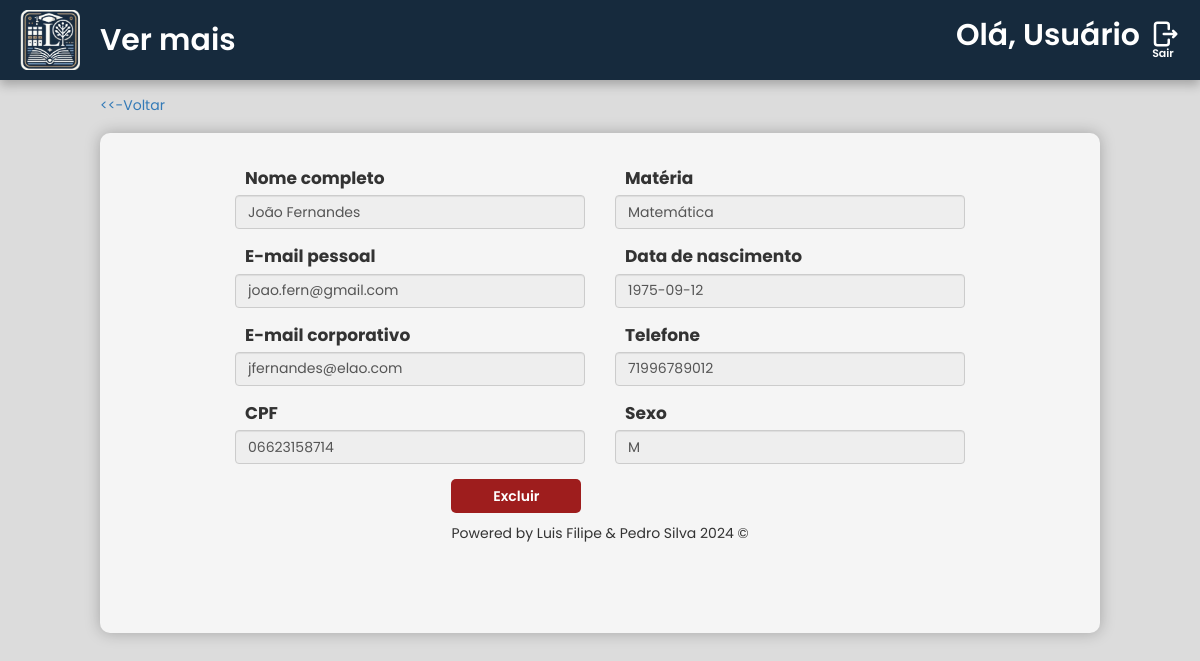
The page /src/diretoria/visualizar-professores/detalhes.php?id_professor=1 on the database its author committed.
### tables this page shows
create table
		professores (
			id_professor int auto_increment primary key,
			nome_professor varchar(200) not null,
			materia varchar(50) not null,
			email_pess_professor VARCHAR(255) UNIQUE NOT NULL,
			email_corp_professor VARCHAR(255) UNIQUE NOT NULL,
			telefone_professor VARCHAR(11) NOT NULL,
			cpf_professor varchar(11) not null unique,
			nascimento_professor date not null,
			sexo_professor VARCHAR(3) not null,
			senha_professor varchar(25) not null,
			data_cadastro DATETIME DEFAULT CURRENT_TIMESTAMP
		);

### src/diretoria/visualizar-professores/detalhes.php (the view, shortened to what this page needs)
<?php
require '../../scripts/conn.php';
$id_prof = $_GET['id_professor'];
$sql = $pdo->prepare("SELECT * FROM professores WHERE id_professor = :id_professor");
$sql->bindValue(':id_professor', $id_prof);
$sql->execute();
if ($sql->rowCount() == 1) {
    $usuario = $sql->fetch(PDO::FETCH_BOTH);
    $nome_professor = $usuario['nome_professor'];
    $materia = $usuario['materia'];
    $email_pess_professor = $usuario['email_pess_professor'];
    $email_corp_professor = $usuario['email_corp_professor'];
    $telefone_professor = $usuario['telefone_professor'];
    $cpf_professor = $usuario['cpf_professor'];
    $nascimento_professor = $usuario['nascimento_professor'];
    $sexo_professor = $usuario['sexo_professor'];
}
?>
<!DOCTYPE html>
<html lang="pt-br">
<head>
    <link rel="stylesheet" href="https://maxcdn.bootstrapcdn.com/bootstrap/3.3.7/css/bootstrap.min.css"
>
    <link rel="stylesheet" href="style.css">
</head>
<body>
    <header>
        <img src="../../../assets/images/LogoEscolaSemFundo.png" alt="Logo da Clinica" class="LogoClinica">Ver mais
        <div class="areauser">
            <p class="nomeuser">Olá, <?php echo isset($_SESSION['session_nome']) ? explode(' ', $_SESSION['session_nome'])[0] : 'Usuário'; ?></p>
            <a href="../../scripts/sair.php"><img src="../../../assets/images/logout-svgrepo-com.svg" alt="Sair" class="logouticon">
                <p class="txtsair">Sair</p>
            </a>
        </div>
    </header>
    <div class="opcvoltar"><a href="index.php"><<-Voltar </a></div>
    <div class="container">
        <form class="form-cad" id="form-cad" action="../backend/excluir-professor.php" method="POST">
            <div class="coluna">
                <div class="form-group">
                    <label for="exampleInputNome1">Nome completo</label>
                    <input type="text" class="form-control" name="nome" id="nome" placeholder="Insira seu nome completo" value="<?php echo ($nome_professor) ?>" disabled>
                </div>
                <div class="form-group">
                    <label for="exampleInputNome1">E-mail pessoal</label>
                    <input type="text" class="form-control" name="email-pessoal" id="email-pessoal" placeholder="Insira seu e-mail" value="<?php echo ($email_pess_professor) ?>" disabled>
                </div>
                <div class="form-group">
                    <label for="exampleInputNome1">E-mail corporativo</label>
                    <input type="text" class="form-control" name="email-pessoal" id="email-pessoal" placeholder="Insira seu e-mail" value="<?php echo ($email_corp_professor) ?>" disabled>
                </div>
                <div class="form-group">
                    <label for="exampleInputEmail1">CPF</label>
                    <input type="text" class="form-control" name="cpf" id="cpf" placeholder="Insira seu CPF" value="<?php echo ($cpf_professor) ?>" disabled>
                </div>
            </div>
            <div class="coluna">
                <div class="form-group">
                    <label for="exampleInputEmail1">Matéria</label>
                    <input class="form-control" name="materia" id="materia" value="<?php echo ($materia) ?>" disabled>
                </div>
                <div class="form-group">
                    <label for="exampleInputEmail1">Data de nascimento</label>
                    <input type="text" class="form-control" name="data-nascimento" id="exampleInputEmail1" value="<?php echo ($nascimento_professor) ?>" disabled>
                </div>
                <div class="form-group">
                    <label for="exampleInputEmail1">Telefone</label>
                    <input type="text" class="form-control" name="telefone" value="<?php echo ($telefone_professor) ?>" disabled>
                </div>
                <div class="form-group">
                    <label for="exampleInputPassword1">Sexo</label>
                    <input class="form-control" name="sexo" id="sexo" value="<?php echo ($sexo_professor) ?>" disabled>
                </div>
            </div>
        </form>
        <form action="../backend/excluir-professor.php" ethod="POST" class="excluir-professor" id="excluir-professor">
            <button type="submit" class="btnExcluir" id="#btn-excluir">Excluir</button>
            <p class="creds" style="margin-top: 1rem;">Powered by Luis Filipe & Pedro Silva 2024 ©</p>
        </form>
    </div>
</body>
</html>

### src/diretoria/visualizar-professores/style.css (style rules this page uses)
* { font-family: "Poppins", sans-serif; margin: 0px; padding: 0px; }
body { background-color: gainsboro; }
header { background-color: #162a3d; display: flex; align-items: center; color: white; font-size: 30px; font-weight: 600; text-align: center; margin-bottom: -0.5rem; box-shadow: 0px 5px 10px rgba(0, 0, 0, 0.25); }
.opcvoltar { margin-top: 2rem; margin-left: 10rem; }
.LogoClinica { width: 60px; margin-left: 2rem; margin-top: 1rem; margin-bottom: 1rem; margin-right: 2rem; }
.areauser { position: absolute; right: 2rem; display: flex; align-items: center; gap: 10px; }
.logouticon { height: 30px; }
a { margin-top: 0.3rem; text-decoration: none; }
.txtsair { text-decoration: none; font-size: 11px; margin-top: -0.8rem; margin-left: -0.4rem; color: white; }
.container { margin-bottom: 5rem; align-items: center; justify-items: center; margin-top: 1.5%; max-width: 100rem; min-width: 25rem; max-height: 100rem; min-height: 50rem; background-color: whitesmoke; box-shadow: 0px 0px 15px rgba(0, 0, 0, 0.25); border-radius: 10px; padding: 2.3rem; }
.btnExcluir { min-width: 13rem; background-color: #9e1d1d; font-weight: 600; padding: 0.7rem; border-radius: 5px; border: none; transition: 300ms; color: white; text-align: center; }
.form-cad { margin-top: 1rem; display: flex; flex-direction: row; gap: 3rem; }
.form-group label { font-size: 17px; margin-left: 1rem; }
input { max-width: 35rem; min-width: 35rem; }

### rows shown on the page
professores: nome "João Fernandes", email-pessoal "joao.fern@gmail.com", email-pessoal "jfernandes@elao.com", cpf "06623158714", materia "Matemática", data-nascimento "1975-09-12", telefone "71996789012", sexo "M"
